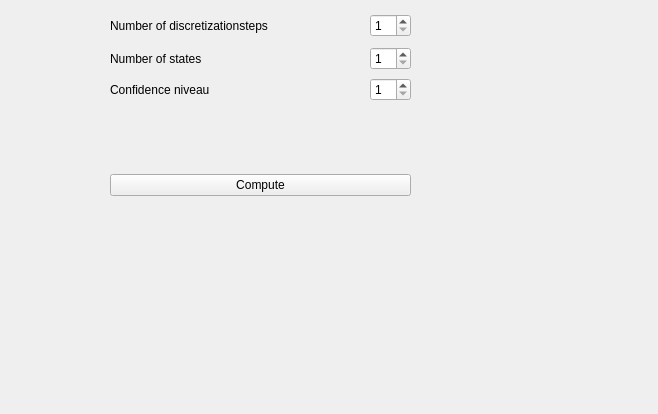
<ui version="4.0" >
 <class>AutoSMPModelerWidget</class>
 <widget class="QWidget" name="AutoSMPModelerWidget" >
  <property name="geometry" >
   <rect>
    <x>0</x>
    <y>0</y>
    <width>658</width>
    <height>414</height>
   </rect>
  </property>
  <property name="windowTitle" >
   <string>Form</string>
  </property>
  <widget class="QWidget" name="" >
   <property name="geometry" >
    <rect>
     <x>110</x>
     <y>10</y>
     <width>301</width>
     <height>95</height>
    </rect>
   </property>
   <layout class="QGridLayout" >
    <item row="0" column="0" >
     <widget class="QLabel" name="label" >
      <property name="text" >
       <string>Number of discretizationsteps</string>
      </property>
     </widget>
    </item>
    <item row="0" column="1" >
     <spacer>
      <property name="orientation" >
       <enum>Qt::Horizontal</enum>
      </property>
      <property name="sizeHint" >
       <size>
        <width>51</width>
        <height>27</height>
       </size>
      </property>
     </spacer>
    </item>
    <item row="0" column="2" >
     <widget class="QSpinBox" name="numdstepsEdit" >
      <property name="minimum" >
       <number>1</number>
      </property>
     </widget>
    </item>
    <item row="1" column="0" >
     <widget class="QLabel" name="label_2" >
      <property name="text" >
       <string>Number of states</string>
      </property>
     </widget>
    </item>
    <item row="1" column="2" >
     <widget class="QSpinBox" name="numstatesEdit" >
      <property name="minimum" >
       <number>1</number>
      </property>
     </widget>
    </item>
    <item row="2" column="0" >
     <widget class="QLabel" name="label_3" >
      <property name="text" >
       <string>Confidence niveau</string>
      </property>
     </widget>
    </item>
    <item row="2" column="2" >
     <widget class="QSpinBox" name="confniveauEdit" >
      <property name="minimum" >
       <number>1</number>
      </property>
     </widget>
    </item>
   </layout>
  </widget>
  <widget class="QWidget" name="" >
   <property name="geometry" >
    <rect>
     <x>110</x>
     <y>120</y>
     <width>301</width>
     <height>76</height>
    </rect>
   </property>
   <layout class="QGridLayout" >
    <item row="0" column="0" >
     <spacer>
      <property name="orientation" >
       <enum>Qt::Vertical</enum>
      </property>
      <property name="sizeHint" >
       <size>
        <width>261</width>
        <height>41</height>
       </size>
      </property>
     </spacer>
    </item>
    <item row="1" column="0" >
     <widget class="QPushButton" name="computeButton" >
      <property name="text" >
       <string>Compute</string>
      </property>
     </widget>
    </item>
   </layout>
  </widget>
 </widget>
 <resources/>
 <connections/>
</ui>
